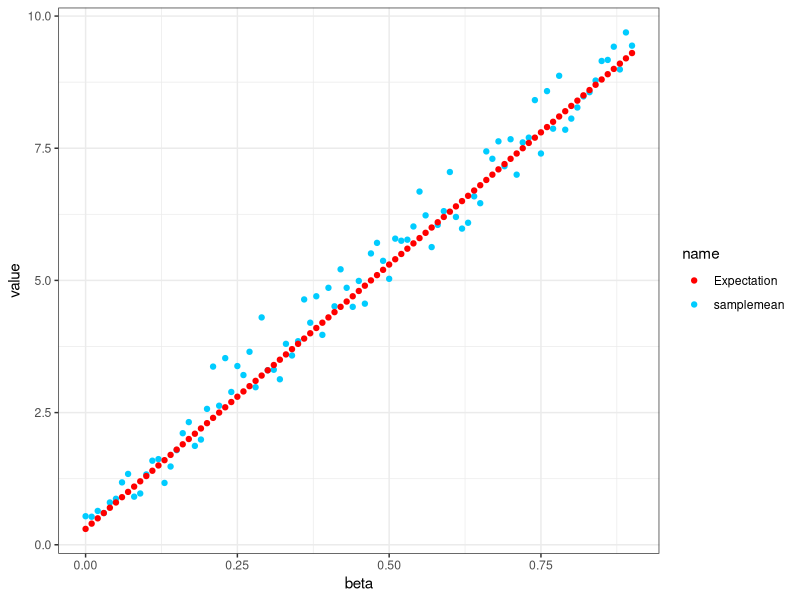

Reproduce this figure in R.
## ---- chunk 1
library(tidyverse)
## ---- chunk 2
set.seed(0) 
n<-1000 
sample_X<-data.frame(U=runif(n))%>% 
  mutate(X=case_when( 
    (0<=U)&(U<0.25)~3, 
    (0.25<=U)&(U<0.5)~10, 
    (0.5<=U)&(U<=1)~0)) %>% 
  pull(X)
table_sample_X <- table(sample_X) / 1000
table_sample_X
## ---- chunk 3
sample_X_0310 <- function(alpha, beta, n) {
  sample_X<-data.frame(U=runif(n))%>% 
    mutate(X=case_when( 
      (0<=U)&(U<alpha)~3, 
      (alpha<=U)&(U<(alpha + beta))~10, 
      ((alpha + beta)<=U)&(U<=1)~0)) %>% 
    pull(X)
}
sample <- sample_X_0310(0.25, 0.25, 1000)
table_sample <- table(sample) / 1000
table_sample
## ---- chunk 4
sample <- sample_X_0310(0.5, 0.1, 10000)
mean_sample <- mean(sample)
mean_sample
## ---- chunk 5
sample_v <- sample_X_0310(0.5, 0.1, 10000)
var_sample <- var(sample_v)
var_sample
## ---- chunk 6
df <- data.frame(beta=seq(0, 0.9, 0.01))
df <- df %>%
  mutate(sample_X=map(.x=beta, ~sample_X_0310(0.1,.x,100))) %>%
  mutate(samplemean=map_dbl(.x=sample_X, .f=mean)) %>%
  mutate(Expectation=map_dbl(.x=beta, ~(.x*10 + 0.3)))
## ---- chunk 7
df %>% ggplot() + labs(x="beta", y="value") + theme_bw() +
  geom_point(aes(x=beta, y=samplemean,color="samplemean")) +
  geom_point(aes(x=beta, y=Expectation,color="Expectation")) +
  scale_color_manual(name="name",values = c("Expectation"="red","samplemean"="#00CCFF"))
## ---- chunk 8
my_cdf_exp <- function(x, lambda) {
  f <- function(x) lambda*exp(-lambda*x)
  if (x > 0) {
    result <- integrate(f, lower = 0, upper = x)$value
  } else {
    result <- 0
  }
  
  return(result)
}
lambda<-1/2
map_dbl(.x=seq(-1,4),.f=~my_cdf_exp(x=.x,lambda=lambda))
## ---- chunk 9
test_inputs<-seq(-1,10,0.1)  
my_cdf_output<-map_dbl(.x=test_inputs, .f=~my_cdf_exp(x=.x,lambda=lambda))
inbuilt_cdf_output<-map_dbl(.x=test_inputs,.f=~pexp(q=.x,rate=lambda))
all.equal(my_cdf_output,inbuilt_cdf_output)
## ---- chunk 10
my_quantile_exp <- function(p, lambda) {
  f <- -log(1 - p) / lambda
  return(f)
}
my_quantile_exp(0.01, 0.5)
qexp(0.01, 0.5)
## ---- chunk 11
test_inputs<-seq(0.01,0.99,0.01)
my_output<-map_dbl(.x=test_inputs, .f=~my_quantile_exp(p=.x,lambda=lambda))
qexp_output<-map_dbl(.x=test_inputs,.f=~qexp(.x,rate=0.5))
all.equal(my_output,qexp_output)
